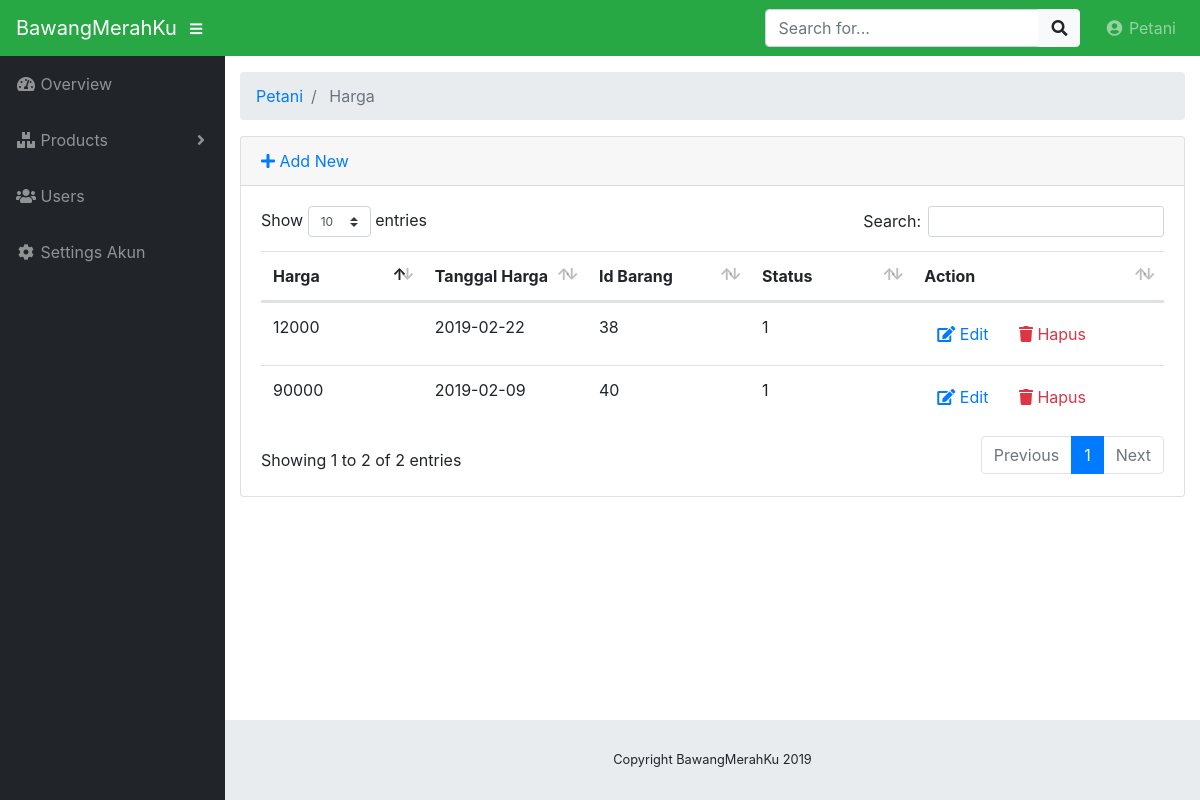
Screenshot of /index.php/petani/harga with the database file from the repository.
### tables this page shows
CREATE TABLE `harga` (
  `hrg_id` int(15) NOT NULL,
  `hrg_tanggal` date NOT NULL,
  `hrg_nilai` int(10) NOT NULL,
  `brg_id` int(10) NOT NULL,
  `hrg_status` varchar(10) NOT NULL,
  `ctg_id` int(10) NOT NULL
);

### application/controllers/petani/Harga.php (called while the page is built, shortened)
<?php
class Harga extends CI_Controller
{
    public function __construct()
    {
        $this->load->model("product_model");
        $this->load->library('form_validation');
    }
    public function index()
    {
        $data["harga"] = $this->product_model->getAll('harga');
        $this->load->view("petani/hargabawang", $data);
    }
}

### index.php (called while the page is built, shortened)
<?php
require_once BASEPATH.'core/CodeIgniter.php';

### application/models/Product_model.php (called while the page is built, shortened)
<?php defined('BASEPATH') OR exit('No direct script access allowed');
class Product_model extends CI_Model
{
    public function getAll($table)
    {
        return $this->db->get($table)->result();
    }
}

### application/views/petani/hargabawang.php (the view, shortened to what this page needs)
<!DOCTYPE html>
<html lang="en">
<head>
</head>
<body id="page-top">
	<div id="wrapper">
		<div id="content-wrapper">
			<div class="container-fluid">
				<div class="card mb-3">
					<div class="card-header">
						<a href="<?php echo site_url('petani/harga/add') ?>"><i class="fas fa-plus"></i> Add New</a>
					</div>
					<div class="card-body">
						<div class="table-responsive">
							<table class="table table-hover" id="dataTable" width="100%" cellspacing="0">
								<thead>
									<tr>
                                        <th>Harga </th>
                                        <th>Tanggal Harga</th>
                                        <th>Id Barang</th>
										<th>Status</th>
                                        <th>Action</th>
									</tr>
								</thead>
								<tbody>
									<?php foreach ($harga as $hr): ?>
									<tr>
										<td width="150">
											<?php echo $hr->hrg_nilai ?>
										</td>
                                        <td width="150">
											<?php echo $hr->hrg_tanggal ?>
										</td>
                                        <td width="150">
											<?php echo $hr->brg_id ?>
										</td>
										<td width="150">
											<?php echo $hr->hrg_status ?>
										</td>
										<td width="250">
											<a href="<?php echo site_url('petani/harga/edit/'.$hr->hrg_id) ?>"
											 class="btn btn-small"><i class="fas fa-edit"></i> Edit</a>
											<a onclick="deleteConfirm('<?php echo site_url('petani/harga/delete/'.$hr->hrg_id) ?>')"
											 href="#!" class="btn btn-small text-danger"><i class="fas fa-trash"></i> Hapus</a>
										</td>
									</tr>
									<?php endforeach; ?>
								</tbody>
							</table>
						</div>
					</div>
				</div>
			</div>
		</div>
	</div>
</body>
</html>

### css/sb-admin.css (style rules this page uses)
html { position: relative; min-height: 100%; }
body { height: 100%; }
#wrapper { display: -webkit-box; display: -ms-flexbox; display: flex; }
#wrapper #content-wrapper { overflow-x: hidden; width: 100%; padding-top: 1rem; padding-bottom: 80px; }
:root { --input-padding-x: 0.75rem; --input-padding-y: 0.75rem; }

### rows the page displays
harga: hrg_nilai "12000", hrg_tanggal "2019-02-22", brg "38", hrg_status "1"
harga: hrg_nilai "90000", hrg_tanggal "2019-02-09", brg "40", hrg_status "1"

### other values shown
SITE_NAME "BawangMerahKu"
$segment "Petani"
$segment "Harga"
Date('Y') "2019"
